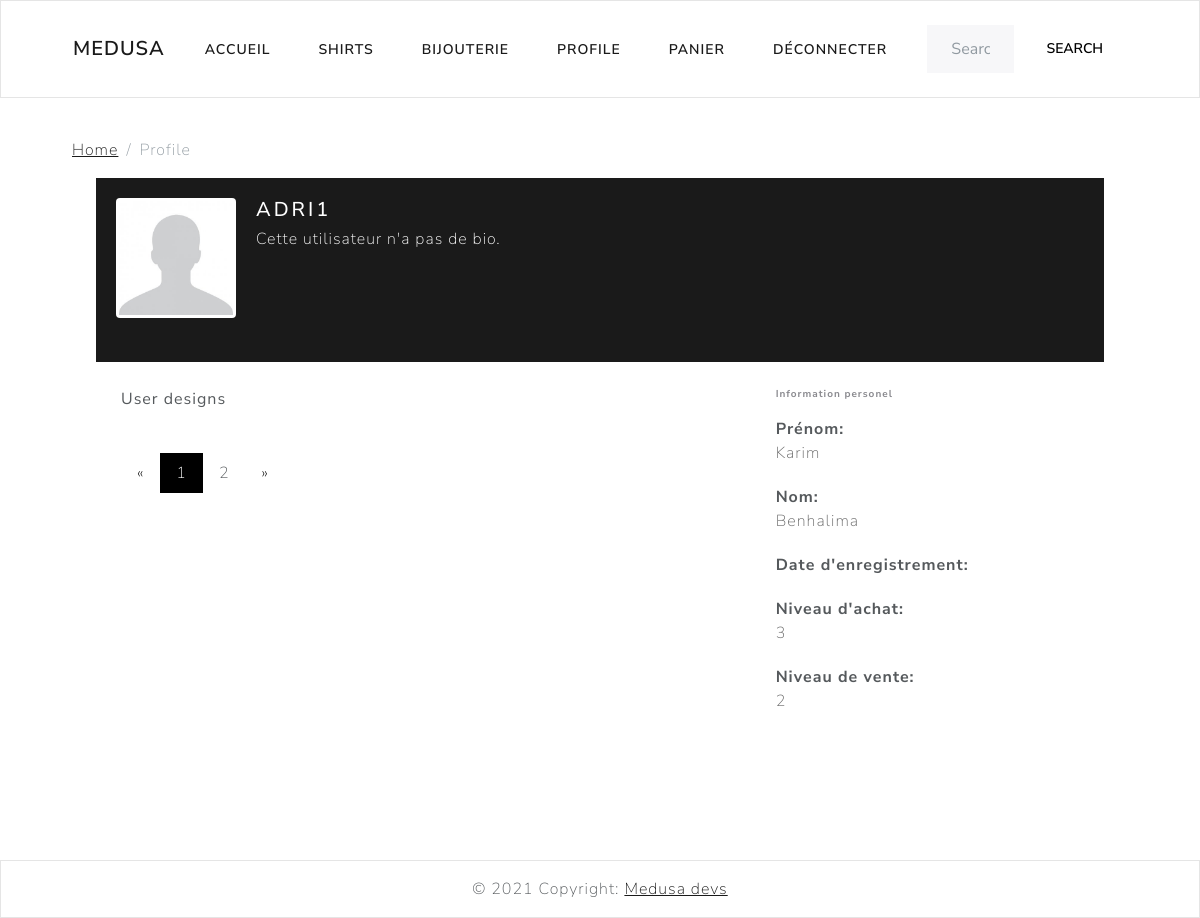
/user/1 (signed in), run on the app's committed database.
### src/models.py (models this page shows, shortened)
class User(db.Model):
	id = db.Column(db.Integer, primary_key=True)
	username = db.Column(db.String(62), unique=False, nullable=False)
	email = db.Column(db.String(120), unique=True, nullable=False)
	first_name = db.Column(db.String(42), nullable=False)
	last_name = db.Column(db.String(42), nullable=False)
	biography = db.Column(db.String(250))
	profile_pic = db.Column(db.String(52))
	buyer_xp = db.Column(db.Integer, nullable=False)
	seller_xp = db.Column(db.Integer, nullable=False)
	permission = db.Column(db.Integer, nullable=False) # Admin permission
	password = db.Column(db.String(320), nullable=False)
	date_registered = db.Column(db.DateTime, default=datetime.now)
	product_owner = db.relationship("Product", backref="author", lazy=True)
	purchase_owner = db.relationship("Purchase", backref="author", lazy=True)
	purchase_owner = db.relationship("Cart", backref="owner", lazy=True)

### src/routes.py (the view, shortened to what this page needs)
@application.route("/user/<int:id>", methods=["POST", "GET"])
@application.route("/user/<int:id>/<int:page_id>", methods=["POST", "GET"])
def user(id,page_id=1):
    if request.method == 'GET':
        user = User.query.filter_by(id=id).first()
        buy_level = get_user_level(g.user.buyer_xp)
        sell_level = get_user_level(g.user.seller_xp)
        return render_template("profile.html",  username=user.username, title="Profile", page=page_id, user_id=get_user_id(), levels={'buy': buy_level, 'sell':sell_level}, user_logged=is_user_logged(), pages_count=Product.query.filter_by(owned_by=id).count() // constants.ITEMS_PER_PAGE + 1, \
                    user_profile={'userid': id, 'username': user.username, 'firstname': user.first_name, 'lastname': user.last_name, 'avatar': user.profile_pic, 'biography':user.biography})

### src/routes.py (called while the page is built)
@application.before_request
def get_user_info():
	g.user = None
	if 'user_id' in session:
		g.user = User.query.filter_by(id=session['user_id']).first()

### src/utils.py (called while the page is built)
def is_user_logged():
    if 'user_id' in session:
        if User.query.filter_by(id=session['user_id']).first():
            return True

def get_user_id():
    if 'user_id' in session:
        return session['user_id']

def get_user_level(xp):
    curr_level = 0
    for key in constants.USER_LEVELS:
        if constants.USER_LEVELS[key] > xp:
            break
        curr_level = key
    return curr_level

### src/templates/profile.html (shortened to what this page needs)
{% extends "layout.html" %}
{% block app %}
<div id="container" class="container" data-user="{{ user_profile.userid }}" data-page="{{ page }}" data-pages="{{ pages_count }}">
    <div class="container">
        <div id="content" class="content p-0">
            <div class="profile-header">
                <div class="profile-header-cover bg-primary"></div>
                <div class="profile-header-content">
                    <div class="profile-header-img mb-4">
                        <img src="{{ url_for('static', filename=user_profile.avatar) }}"  alt="" />
                    </div>
                    <div class="profile-header-info">
                        <h4 class="m-t-sm" style="color: white">{{user_profile.username}}</h4>
                        {% if user_profile.biography %}
                        <p class="m-b-sm">{{user_profile.biography}}</p>
                        {% else %}
                        <p class="m-b-sm">Cette utilisateur n'a pas de bio.</p>
                        {% endif %}
                    </div>
                </div>
            </div>
            <div class="profile-container">
                <div class="row">
                    <div class="col-md-8">
                        <div class="tab-content p-0">
                            <div class="tab-pane fade active show" id="">
                                <div class="m-b-10"><b>User designs</b></div>
                                <div id="pagination" class="container pagination">
                                    <a href="javascript:void(null);">&laquo;</a>
                                    <span class="dynamic">
                                    </span>
                                    <a href="javascript:void(null);">&raquo;</a>
                                </div>
                            </div>
                        </div>
                    </div>
                    <div class="col-md-4 hidden-xs hidden-sm">
                        <ul class="profile-info-list">
                            <li class="title">Information personel</li>
                            <li>
                                <div class="field">Prénom:</div>
                                <div class="value">{{user_profile.firstname}}</div>
                            </li>
                            <li>
                                <div class="field">Nom:</div>
                                <div class="value">{{user_profile.lastname}}</div>
                            </li>
                            <li>
                                <div class="field">Date d'enregistrement:</div>
                            </li>
                            <li>
                                <div class="field">Niveau d'achat:</div>
                                <div class="value">{{levels.buy}}</div>
                            </li>
                            <li>
                                <div class="field">Niveau de vente:</div>
                                <div class="value">{{levels.sell}}</div>
                            </li>
                        </ul>
                    </div>
                </div>
            </div>
        </div>
        </div>
</div>
{% endblock %}

### data on the page
User: profile_pic (placeholder picture), username "ADRI1", firstname "Karim", lastname "Benhalima"

### other printed values
{{ title }} "Profile"
{{ levels.buy }} "3"
{{ levels.sell }} "2"
